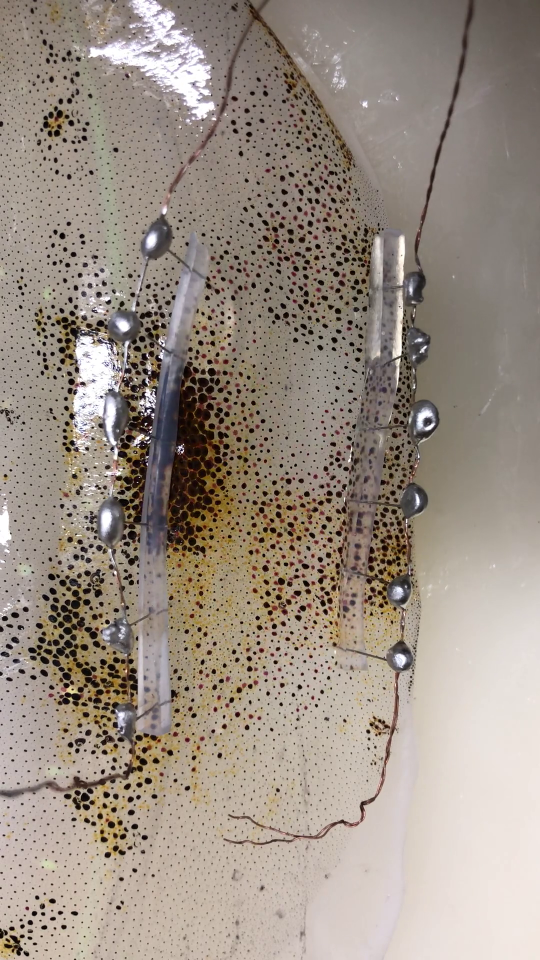
#> input picture RC/1/Try2_aiueo_volhalf/0004.png, 1080 x 1920 px, found by its file name (shown at 1/2 size)
$ python main.py
#> lines starting #> are read from the running program, lines starting #| are printed output that depends on the picture
### git_physic_rc/generate_bgr.py
import cv2
import csv
import numpy as np
import glob
import scipy.stats as sp
import matplotlib.pyplot as plt

class ImageProcessing:

	def generate_bgr(reshaped_width, reshaped_height, Sample_picture, File):

#> called with reshaped_width = 30, reshaped_height = 40, Sample_picture = 'Try2_aiueo_volhalf/0004.png', File = 'Try2_aiueo_volhalf/*.png'
		sample = cv2.imread(Sample_picture)##連番画像のどれでもよいのでサンプル画像として指定
#> sample is the input picture: shape (1920, 1080, 3); mean B, G, R 132.8, 143.7, 155.5
		height, width, channel = sample.shape
#> height = 1920; width = 1080; channel = 3
		pixels = width * height
#> pixels = 2073600
		mesh_width = width/reshaped_width
#> mesh_width = 36
		mesh_height = height/reshaped_height
#> mesh_height = 48
		mesh_pixels = mesh_width * mesh_height
#> mesh_pixels = 1728

		bgr_comp = np.zeros(int(pixels/mesh_pixels*3))
#> bgr_comp = 3600 values from 0 to 0

		files = glob.glob(File)##連番画像が保存されているフォルダを指定

		for file in files:

			img = cv2.imread(file)#読み込み

			reshaped_bgr_array = img.reshape(pixels, 3)

			split_bgr_array = np.hsplit(reshaped_bgr_array, 3)#bgrそれぞれの行列に分割
#> split_bgr_array = 3 items

			split_b_array = split_bgr_array[0]
			split_g_array = split_bgr_array[1]
			split_r_array = split_bgr_array[2]

			split_b_array_T = np.transpose(split_b_array)
			split_g_array_T = np.transpose(split_g_array)
			split_r_array_T = np.transpose(split_r_array)
			'''
			print(split_b_array_T)
			print(split_g_array_T)
			print(split_r_array_T)
			'''

			b_array = split_b_array_T.reshape([width, height])
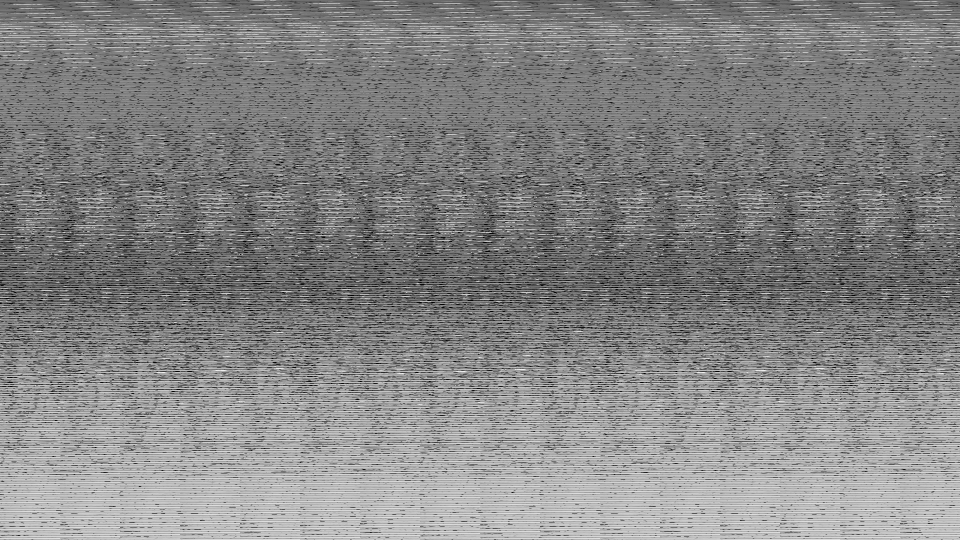
#> b_array: shape (1080, 1920) (shown at 1/2 size); min 0, max 255, mean 132.8
			g_array = split_g_array_T.reshape([width, height])
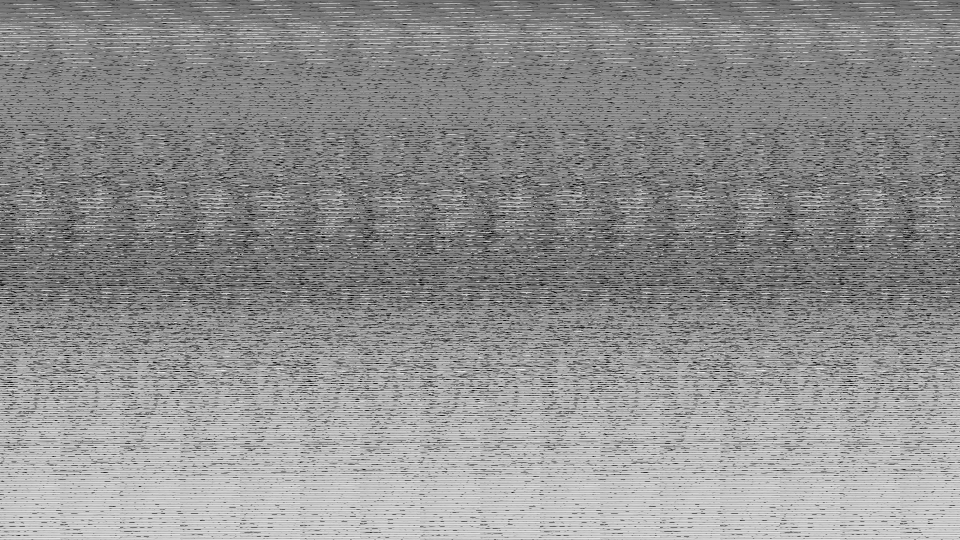
#> g_array: shape (1080, 1920) (shown at 1/2 size); min 0, max 255, mean 143.7
			r_array = split_r_array_T.reshape([width, height])
			'''
			print(reshaped_b_array)
			print(reshaped_g_array)
			print(reshaped_r_array)
			'''

			grid_b = b_array.reshape(int(pixels/mesh_pixels),int(mesh_width),int(mesh_height))
			grid_g = g_array.reshape(int(pixels/mesh_pixels),int(mesh_width),int(mesh_height))
			grid_r = r_array.reshape(int(pixels/mesh_pixels),int(mesh_width),int(mesh_height))

			i = 0
			stack = int(pixels/mesh_pixels)
#> stack = 1200
			b_mean = np.array([0])
			g_mean = np.array([0])
			r_mean = np.array([0])

			for i in range(stack):
				b_mean = np.append(b_mean, np.mean(grid_b[i]))
				g_mean = np.append(g_mean, np.mean(grid_g[i]))
				r_mean = np.append(r_mean, np.mean(grid_r[i]))
#> this loop made 1200 passes
#> (b_mean, g_mean, r_mean) on passes 1 to 3: ([0, 108.9], [0, 114.4], [0, 124.4]), ([0, 108.9, 104.1], [0, 114.4, 109.9], [0, 124.4, 119.5]), ([0, 108.9, 104.1, 110.8], [0, 114.4, 109.9, 115.8], [0, 124.4, 119.5, 125.2])
#> after the loop, b_mean = 1201 values, max 195.1 at index 1200, min 0 at index 0, mean 132.6; g_mean = 1201 values, max 202.9 at index 1200, min 0 at index 0, mean 143.5; r_mean = 1201 values, max 215 at index 1200, min 0 at index 0, mean 155.4

			b_mean = np.delete(b_mean,0)
#> b_mean = 1200 values, max 195.1 at index 1199, min 82.3 at index 627, mean 132.8
			g_mean = np.delete(g_mean,0)
#> g_mean = 1200 values, max 202.9 at index 1199, min 95.47 at index 627, mean 143.7
			r_mean = np.delete(r_mean,0) #bgrそれぞれの平均の行列が完成
#> r_mean = 1200 values, max 215 at index 1199, min 110 at index 627, mean 155.5
			'''
			print(b_mean)
			print(g_mean)
			print(r_mean)
			'''

			'''
			mean_array = np.vstack([b_mean, g_mean, r_mean]) #それぞれの行列を1つの行列にまとめている。
			mean_array_T = np.transpose(mean_array)
			'''

			mean_array = np.concatenate([b_mean, g_mean, r_mean])
#> mean_array = 3600 values, max 215 at index 3599, min 82.3 at index 627, mean 144

			bgr_std = sp.stats.zscore(mean_array, axis=0)
#> bgr_std = 3600 values, max 2.43 at index 3599, min -2.11 at index 627, mean -4.11e-16

			bgr_comp = np.vstack([bgr_comp,bgr_std])

			'''
			with open('Try2_bgr.csv','a') as f:			#ここを使えばcsvへの書き込みが可能
				c = csv.writer(f, lineterminator='\n')
				c.writerow(bgr_std)
			'''
#> pass 2 of the loop in generate_bgr, `for file in files:`:
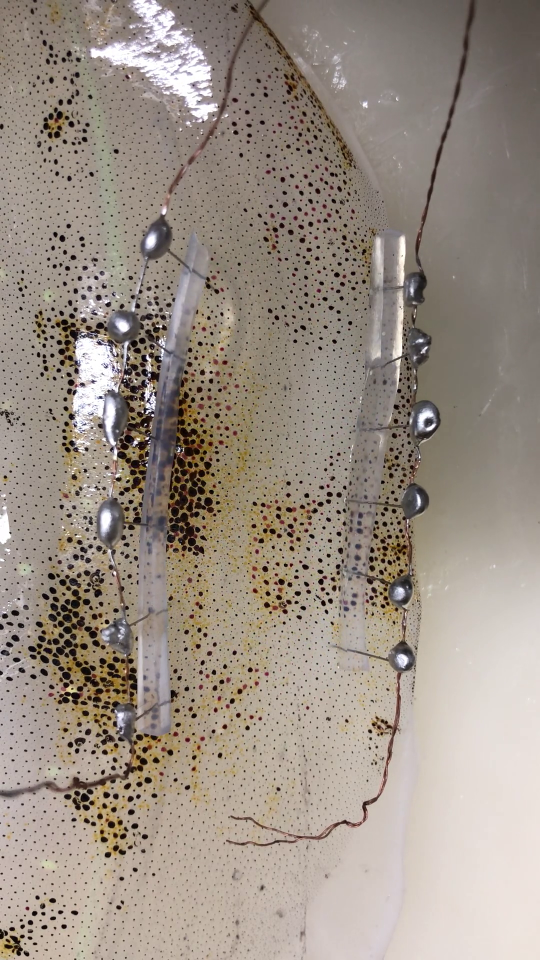
#> input picture RC/1/Try2_aiueo_volhalf/0005.png, 1080 x 1920 px (shown at 1/2 size)
#> in generate_bgr, img is the input picture: shape (1920, 1080, 3); mean B, G, R 133.5, 144.1, 155.5
#> in generate_bgr, `b_array = split_b_array_T.reshape([width, height])`:
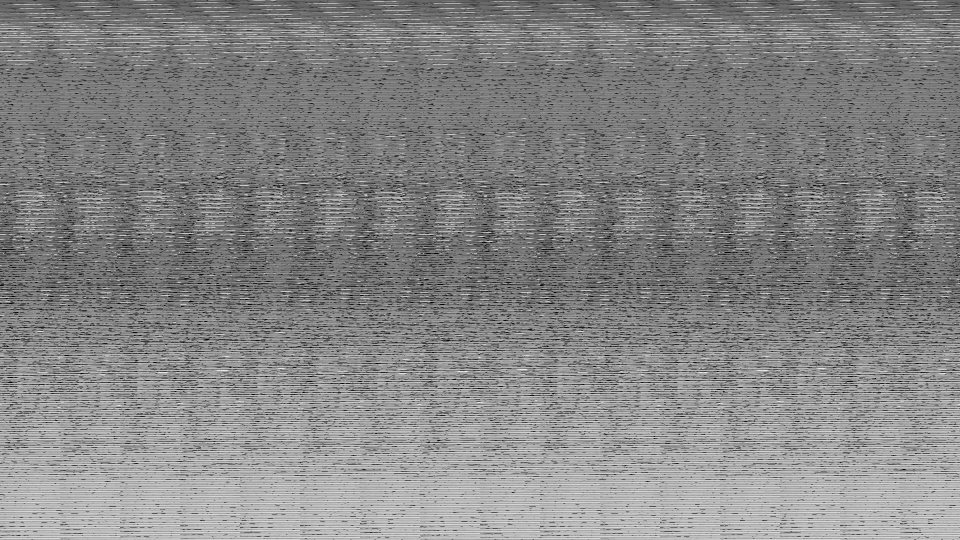
#> b_array: shape (1080, 1920) (shown at 1/2 size); min 0, max 255, mean 133.5
#> in generate_bgr, `g_array = split_g_array_T.reshape([width, height])`:
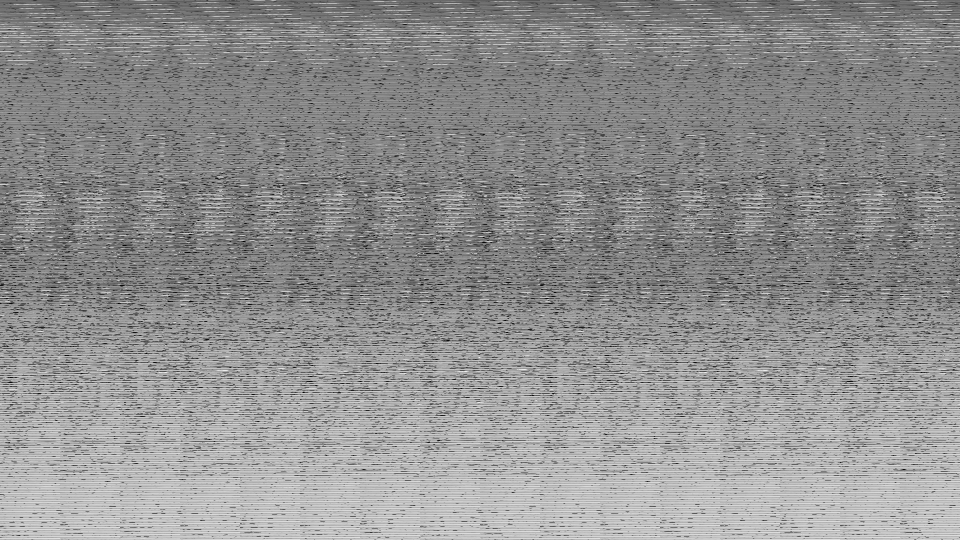
#> g_array: shape (1080, 1920) (shown at 1/2 size); min 0, max 255, mean 144.1
#> the loop in generate_bgr, `for i in range(stack):` made 1200 passes
#> (b_mean, g_mean, r_mean) on passes 1 to 3: ([0, 104.1], [0, 109.7], [0, 119.6]), ([0, 104.1, 98.86], [0, 109.7, 104.9], [0, 119.6, 114]), ([0, 104.1, 98.86, 105.4], [0, 109.7, 104.9, 110.6], [0, 119.6, 114, 119.7])
#> after the loop in generate_bgr, `for i in range(stack):`: b_mean = 1201 values, max 189.7 at index 1200, min 0 at index 0, mean 133.4; g_mean = 1201 values, max 197.5 at index 1200, min 0 at index 0, mean 144; r_mean = 1201 values, max 209.4 at index 1200, min 0 at index 0, mean 155.4
#> in generate_bgr, `b_mean = np.delete(b_mean,0)`: b_mean = 1200 values, max 189.7 at index 1199, min 96.69 at index 637, mean 133.5
#> in generate_bgr, `g_mean = np.delete(g_mean,0)`: g_mean = 1200 values, max 197.5 at index 1199, min 104.8 at index 4, mean 144.1
#> in generate_bgr, `r_mean = np.delete(r_mean,0)`: r_mean = 1200 values, max 209.4 at index 1199, min 113.6 at index 4, mean 155.5
#> mean_array = 3600 values, max 209.4 at index 3599, min 96.69 at index 637, mean 144.4
#> bgr_std = 3600 values, max 2.51 at index 3599, min -1.84 at index 637, mean 1.89e-16
#> pass 3 of the loop in generate_bgr, `for file in files:`:
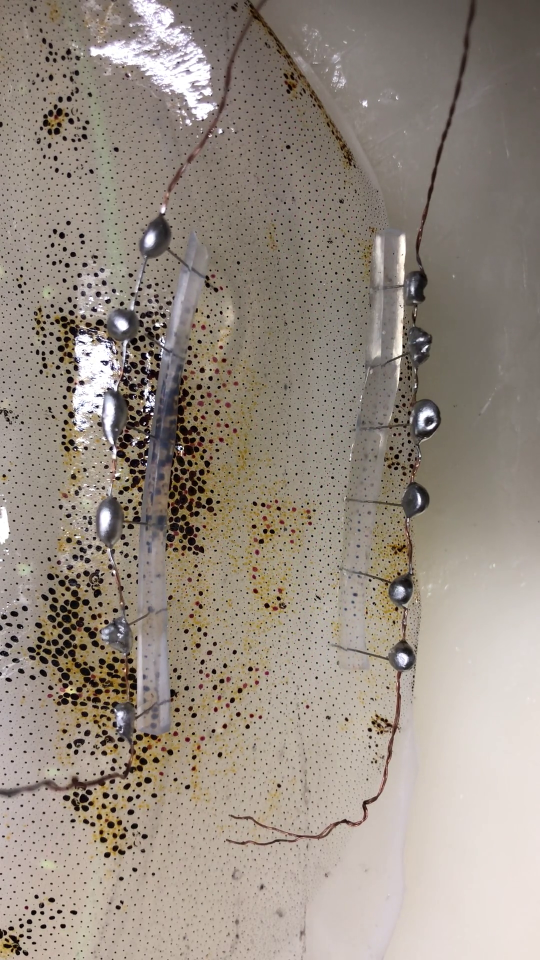
#> input picture RC/1/Try2_aiueo_volhalf/0006.png, 1080 x 1920 px (shown at 1/2 size)
#> in generate_bgr, img is the input picture: shape (1920, 1080, 3); mean B, G, R 130.2, 140.7, 151.4
#> in generate_bgr, `b_array = split_b_array_T.reshape([width, height])`:
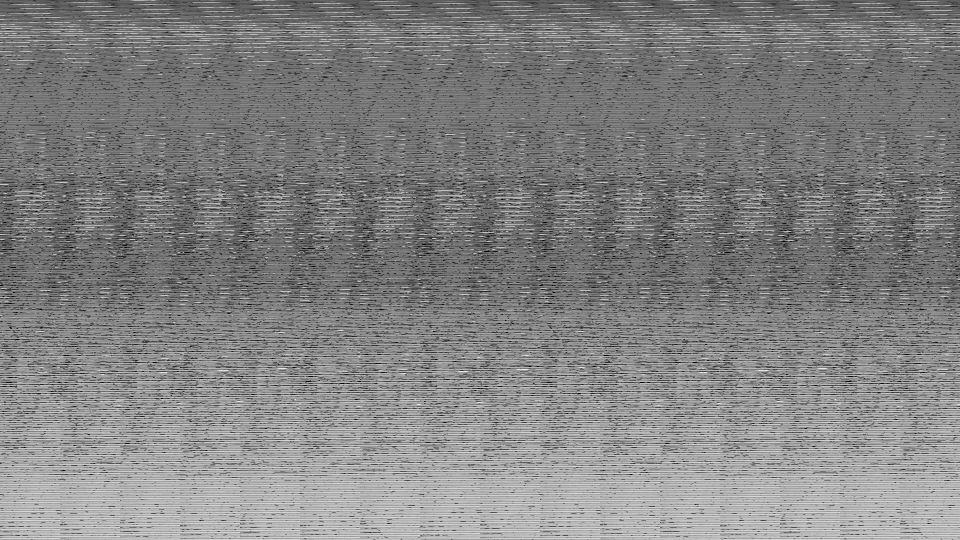
#> b_array: shape (1080, 1920) (shown at 1/2 size); min 0, max 255, mean 130.2
#> in generate_bgr, `g_array = split_g_array_T.reshape([width, height])`:
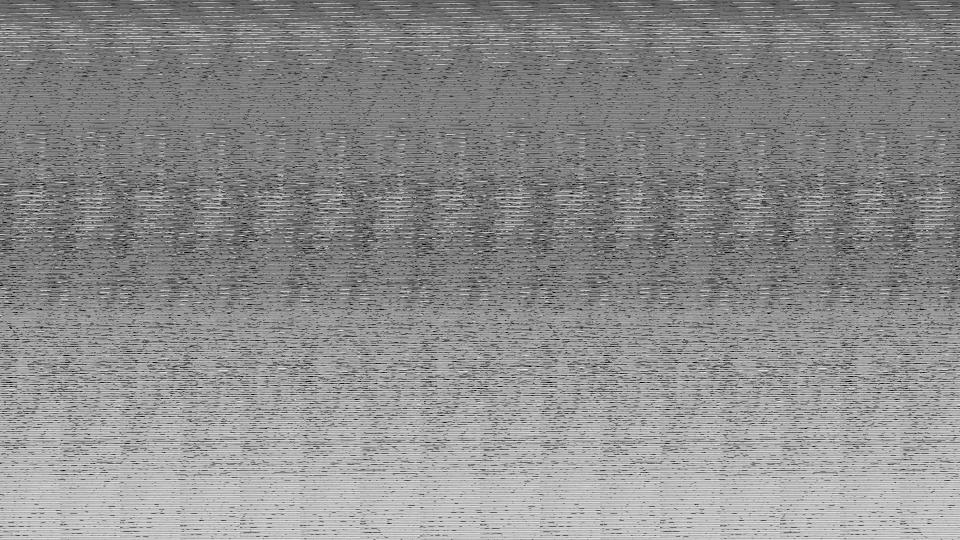
#> g_array: shape (1080, 1920) (shown at 1/2 size); min 0, max 255, mean 140.7
#> the loop in generate_bgr, `for i in range(stack):` made 1200 passes
#> (b_mean, g_mean, r_mean) on passes 1 to 3: ([0, 99.67], [0, 105], [0, 114.8]), ([0, 99.67, 94.3], [0, 105, 100.3], [0, 114.8, 109.2]), ([0, 99.67, 94.3, 99.9], [0, 105, 100.3, 104.6], [0, 114.8, 109.2, 113.7])
#> after the loop in generate_bgr, `for i in range(stack):`: b_mean = 1201 values, max 188.5 at index 1200, min 0 at index 0, mean 130.1; g_mean = 1201 values, max 196.2 at index 1200, min 0 at index 0, mean 140.6; r_mean = 1201 values, max 208.6 at index 1200, min 0 at index 0, mean 151.3
#> in generate_bgr, `b_mean = np.delete(b_mean,0)`: b_mean = 1200 values, max 188.5 at index 1199, min 92.74 at index 4, mean 130.2
#> in generate_bgr, `g_mean = np.delete(g_mean,0)`: g_mean = 1200 values, max 196.2 at index 1199, min 98.36 at index 4, mean 140.7
#> in generate_bgr, `r_mean = np.delete(r_mean,0)`: r_mean = 1200 values, max 208.6 at index 1199, min 107.1 at index 4, mean 151.4
#> mean_array = 3600 values, max 208.6 at index 3599, min 92.74 at index 4, mean 140.8
#> bgr_std = 3600 values, max 2.53 at index 3599, min -1.79 at index 4, mean -3.16e-16

		bgr_comp = np.delete(bgr_comp,0,axis=0)

		print(bgr_comp.shape)
#| (3, 3600)
		henka = np.amax(bgr_comp, axis=0) - np.amin(bgr_comp, axis=0)
#> henka = 3600 values, max 0.858 at index 1872, min 0.00145 at index 2213, mean 0.189
		'''
		t = np.linspace(1, bgr_comp.shape[1], bgr_comp.shape[1])
		plt.plot(t, henka, label="henka")
		plt.vlines(1200,0,50)
		plt.vlines(2400,0,50)
		plt.legend()
		plt.show()
		'''


		return bgr_comp

### git_physic_rc/main.py
import numpy as np
import random
import scipy.stats as sp
from sklearn.preprocessing import MinMaxScaler
from reservoir_network import ReservoirNetWork
from generate_bgr import ImageProcessing
import matplotlib.pyplot as plt
import csv

height = 40
width = 30
input_dimension = height * width * 3

seconds = 3
fps = 1

Sample_picture = "Try2_aiueo_volhalf/0004.png"		#連番画像のうち、いずれか一つの画像を指定
File = "Try2_aiueo_volhalf/*.png"


def main():

	bgr = ImageProcessing.generate_bgr(width, height, Sample_picture, File) #正規化されたbgrの行列を取得。(15, 40*30*3)

	inputs = np.zeros(input_dimension)
	targets = np.zeros(0)

	validation_inputs = np.zeros(input_dimension)
	validation_targets = np.zeros(0)

	for i in range(30):

		rand = random.randint(0,4)

		for i in range(seconds * fps):

			a_inputs = bgr[(rand * seconds * fps) + i, :]

			inputs = np.vstack((inputs, a_inputs))

			if rand%5 == 0:
				a_target = 0
			elif rand%5 == 1:
				a_target = 1
			elif rand%5 == 2:
				a_target = 2
			elif rand%5 == 3:
				a_target = 3
			elif rand%5 == 4:
				a_target = 4

			targets = np.append(targets, a_target)


	for i in range(30):

		rand = random.randint(0,4)

		for i in range(seconds * fps):

			a_validation_inputs = bgr[(rand * seconds * fps) + i, :]

			validation_inputs = np.vstack((validation_inputs, a_validation_inputs))

			if rand%5 == 0:
				a_validation_target = 0
			elif rand%5 == 1:
				a_validation_target = 1
			elif rand%5 == 2:
				a_validation_target = 2
			elif rand%5 == 3:
				a_validation_target = 3
			elif rand%5 == 4:
				a_validation_target = 4


			validation_targets = np.append(validation_targets, a_validation_target)


	inputs = np.delete(inputs, 0, 0)
	validation_inputs = np.delete(validation_inputs, 0, 0)


	model = ReservoirNetWork(inputs = inputs, #ReservoirNetwork.pyを参照
		target = targets,
		input_dimension = input_dimension,
		validation_inputs = validation_inputs,
		validation_target = validation_targets
		)

	train_output = model.get_output(inputs, targets)

	train_output = (train_output - np.min(train_output))/(np.max(train_output) - np.min(train_output)) * 4

	validation_output = model.get_output(validation_inputs, validation_targets)

	validation_output = (validation_output - np.min(validation_output))/(np.max(validation_output) - np.min(validation_output)) * 4


	#最小値０、最大値４で正規化

	T = 90

	t = np.linspace(1, T*2, T*2)
	## plot
	plt.plot(t[:T], targets, label="target")
	plt.plot(t[:T], train_output, label="train_output")

	plt.plot(t[T:], validation_targets, label="val_target")
	plt.plot(t[T:], validation_output, label="val_output")
	plt.legend()
	plt.title("SquidReservoir")
	plt.xlabel("time[ms]")
	plt.ylabel("a,i,u,e,o = 0,1,2,3,4")
	plt.show()


if __name__=="__main__":
#> (the run stopped early here; a loop or call above may not have finished)
